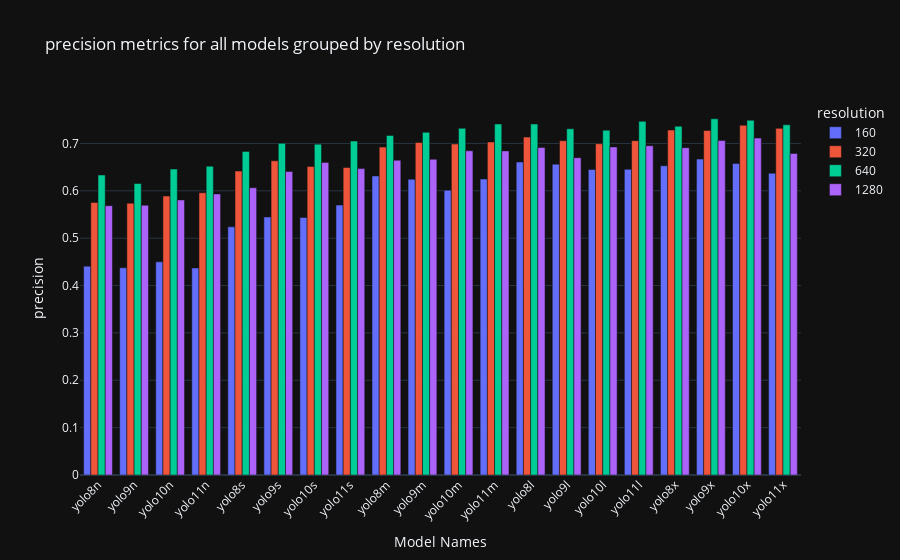
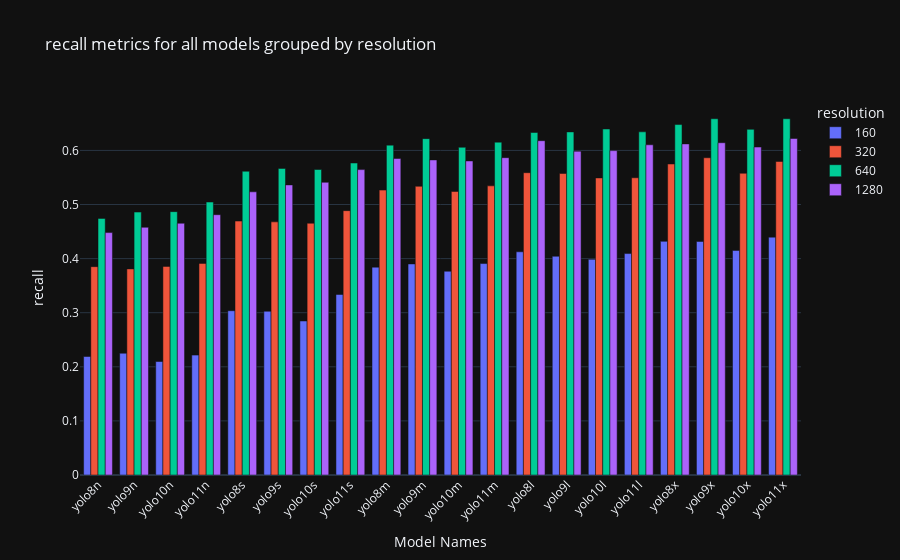
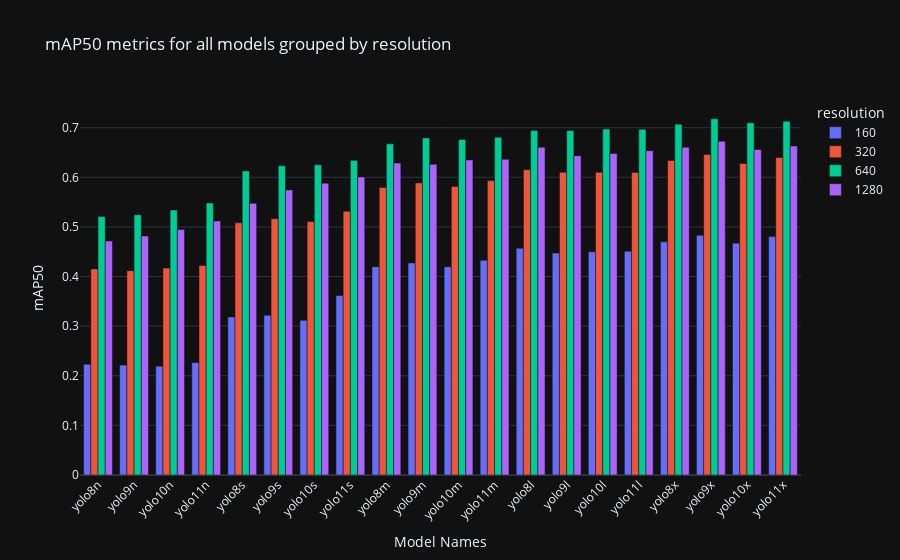
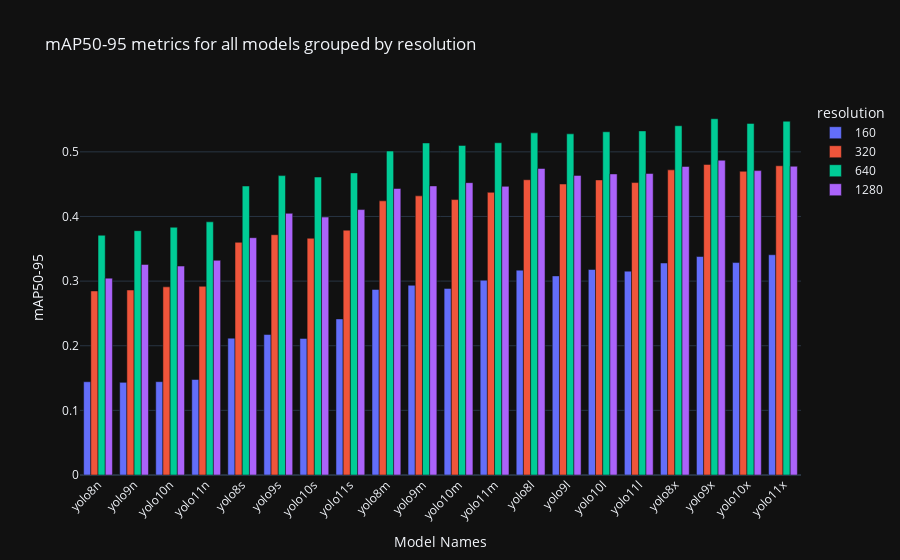

Here is the notebook cell these charts were saved with, in order:
### Code cell
import os
import json
import pandas as pd
import re
import plotly.express as px

# Define the folder containing the JSON files
results_folder = 'results'

# Metrics to be included in the DataFrame
metrics = ["metrics/precision(B)", "metrics/recall(B)", "metrics/mAP50(B)", "metrics/mAP50-95(B)"]

# Initialize a list to hold the rows of the DataFrame
data = []


def unify_model_names(model_name: str) -> str:
    # Make naming conventions consistent across yolo versions
    model_name = model_name.replace("yolov", "yolo")
    model_name = model_name.replace("9t", "9n").replace("9c", "9l").replace("9e",
                                                                            "9x")  # Yolov9 has different model names
    return model_name


def _sort_key_size_version(label: str):
    """
    Sorts model by
        1. model size
        2. yolo version
    """
    label = unify_model_names(label)
    match = re.match(r"yolo(\d+)([nsmxl])", label)
    if match:
        version_number = int(match.group(1))
        variation = match.group(2)
        variation_order = {'n': 1, 's': 2, 'm': 3, 'l': 4, 'x': 5}
        # Sort first by variation, then by version_number
        return 100 * variation_order[variation] + version_number
    else:
        return 0


# Loop through all files in the results folder
for filename in os.listdir(results_folder):
    if filename.endswith('.json'):
        # Extract model name and resolution from the filename
        model_name, resolution = os.path.splitext(filename)[0].split('_')
        unified_model_name = unify_model_names(model_name)

        # Read the JSON file
        with open(os.path.join(results_folder, filename), 'r') as f:
            data_dict = json.load(f)

            # Create a row with model name, resolution, and metrics values
            row = {
                'model_name': unified_model_name,
                'resolution': resolution,
            }
            for metric in metrics:
                row[metric] = data_dict.get(metric, 0)

            data.append(row)

# Create a DataFrame
df = pd.DataFrame(data)

# Define the order for the resolution values
resolution_order = ['160', '320', '640', '1280']
df['resolution'] = pd.Categorical(df['resolution'], categories=resolution_order, ordered=True)

# Sort the DataFrame by model size and version
df['sort_key'] = df['model_name'].apply(_sort_key_size_version)
df = df.sort_values(by=['sort_key', 'resolution']).drop('sort_key', axis=1)

# Plotting with Plotly Express
for metric in metrics:
    fig = px.bar(df, x='model_name', y=metric, color='resolution', barmode='group',
                 title=f'{metric.split("/")[-1].strip("(B)")} metrics for all models grouped by resolution',
                 labels={'model_name': 'Model Names', metric: metric.split('/')[-1].strip('(B)')})

    fig.update_layout(xaxis_tickangle=-45)
    fig.show()

### Figure 1 — Plotly figure (JSON) as saved in the notebook; plotly's stock layout.template omitted (floating-point values rounded to 4 significant figures)
{"data": [{"alignmentgroup": "True", "hovertemplate": "resolution=160<br>Model Names=%{x}<br>precision=%{y}<extra></extra>", "legendgroup": "160", "marker": {"color": "#636efa", "pattern": {"shape": ""}}, "name": "160", "offsetgroup": "160", "orientation": "v", "showlegend": true, "textposition": "auto", "x": ["yolo8n", "yolo9n", "yolo10n", "yolo11n", "yolo8s", "yolo9s", "yolo10s", "yolo11s", "yolo8m", "yolo9m", "yolo10m", "yolo11m", "yolo8l", "yolo9l", "yolo10l", "yolo11l", "yolo8x", "yolo9x", "yolo10x", "yolo11x"], "xaxis": "x", "y": [0.4409, 0.4374, 0.45, 0.4371, 0.5239, 0.5447, 0.5438, 0.5698, 0.6313, 0.6243, 0.6011, 0.6248, 0.6607, 0.6562, 0.6449, 0.6453, 0.6528, 0.6669, 0.6577, 0.637], "yaxis": "y", "type": "bar"}, {"alignmentgroup": "True", "hovertemplate": "resolution=320<br>Model Names=%{x}<br>precision=%{y}<extra></extra>", "legendgroup": "320", "marker": {"color": "#EF553B", "pattern": {"shape": ""}}, "name": "320", "offsetgroup": "320", "orientation": "v", "showlegend": true, "textposition": "auto", "x": ["yolo8n", "yolo9n", "yolo10n", "yolo11n", "yolo8s", "yolo9s", "yolo10s", "yolo11s", "yolo8m", "yolo9m", "yolo10m", "yolo11m", "yolo8l", "yolo9l", "yolo10l", "yolo11l", "yolo8x", "yolo9x", "yolo10x", "yolo11x"], "xaxis": "x", "y": [0.5752, 0.5739, 0.5889, 0.5959, 0.6416, 0.6633, 0.6515, 0.6492, 0.6922, 0.702, 0.6987, 0.7031, 0.7133, 0.7058, 0.6993, 0.7059, 0.7282, 0.7273, 0.7383, 0.7318], "yaxis": "y", "type": "bar"}, {"alignmentgroup": "True", "hovertemplate": "resolution=640<br>Model Names=%{x}<br>precision=%{y}<extra></extra>", "legendgroup": "640", "marker": {"color": "#00cc96", "pattern": {"shape": ""}}, "name": "640", "offsetgroup": "640", "orientation": "v", "showlegend": true, "textposition": "auto", "x": ["yolo8n", "yolo9n", "yolo10n", "yolo11n", "yolo8s", "yolo9s", "yolo10s", "yolo11s", "yolo8m", "yolo9m", "yolo10m", "yolo11m", "yolo8l", "yolo9l", "yolo10l", "yolo11l", "yolo8x", "yolo9x", "yolo10x", "yolo11x"], "xaxis": "x", "y": [0.6334, 0.6154, 0.6459, 0.652, 0.6832, 0.7002, 0.6985, 0.705, 0.7168, 0.7234, 0.7318, 0.741, 0.7411, 0.7309, 0.728, 0.7466, 0.7363, 0.7521, 0.7489, 0.7393], "yaxis": "y", "type": "bar"}, {"alignmentgroup": "True", "hovertemplate": "resolution=1280<br>Model Names=%{x}<br>precision=%{y}<extra></extra>", "legendgroup": "1280", "marker": {"color": "#ab63fa", "pattern": {"shape": ""}}, "name": "1280", "offsetgroup": "1280", "orientation": "v", "showlegend": true, "textposition": "auto", "x": ["yolo8n", "yolo9n", "yolo10n", "yolo11n", "yolo8s", "yolo9s", "yolo10s", "yolo11s", "yolo8m", "yolo9m", "yolo10m", "yolo11m", "yolo8l", "yolo9l", "yolo10l", "yolo11l", "yolo8x", "yolo9x", "yolo10x", "yolo11x"], "xaxis": "x", "y": [0.5686, 0.5695, 0.5807, 0.5934, 0.6065, 0.6408, 0.66, 0.6468, 0.6645, 0.6667, 0.6844, 0.6843, 0.6915, 0.6699, 0.6926, 0.6952, 0.691, 0.7062, 0.7114, 0.6788], "yaxis": "y", "type": "bar"}], "layout": {"xaxis": {"anchor": "y", "domain": [0.0, 1.0], "title": {"text": "Model Names"}, "tickangle": -45}, "yaxis": {"anchor": "x", "domain": [0.0, 1.0], "title": {"text": "precision"}}, "legend": {"title": {"text": "resolution"}, "tracegroupgap": 0}, "title": {"text": "precision metrics for all models grouped by resolution"}, "barmode": "group"}}

### Figure 2 — Plotly figure (JSON) as saved in the notebook; plotly's stock layout.template omitted (floating-point values rounded to 4 significant figures)
{"data": [{"alignmentgroup": "True", "hovertemplate": "resolution=160<br>Model Names=%{x}<br>recall=%{y}<extra></extra>", "legendgroup": "160", "marker": {"color": "#636efa", "pattern": {"shape": ""}}, "name": "160", "offsetgroup": "160", "orientation": "v", "showlegend": true, "textposition": "auto", "x": ["yolo8n", "yolo9n", "yolo10n", "yolo11n", "yolo8s", "yolo9s", "yolo10s", "yolo11s", "yolo8m", "yolo9m", "yolo10m", "yolo11m", "yolo8l", "yolo9l", "yolo10l", "yolo11l", "yolo8x", "yolo9x", "yolo10x", "yolo11x"], "xaxis": "x", "y": [0.219, 0.2251, 0.2098, 0.2217, 0.3037, 0.3026, 0.2847, 0.3337, 0.3842, 0.3902, 0.3767, 0.3908, 0.4126, 0.4043, 0.3987, 0.4093, 0.4319, 0.4317, 0.4152, 0.4397], "yaxis": "y", "type": "bar"}, {"alignmentgroup": "True", "hovertemplate": "resolution=320<br>Model Names=%{x}<br>recall=%{y}<extra></extra>", "legendgroup": "320", "marker": {"color": "#EF553B", "pattern": {"shape": ""}}, "name": "320", "offsetgroup": "320", "orientation": "v", "showlegend": true, "textposition": "auto", "x": ["yolo8n", "yolo9n", "yolo10n", "yolo11n", "yolo8s", "yolo9s", "yolo10s", "yolo11s", "yolo8m", "yolo9m", "yolo10m", "yolo11m", "yolo8l", "yolo9l", "yolo10l", "yolo11l", "yolo8x", "yolo9x", "yolo10x", "yolo11x"], "xaxis": "x", "y": [0.3851, 0.381, 0.3856, 0.3911, 0.4694, 0.4679, 0.4654, 0.4887, 0.5266, 0.5336, 0.5241, 0.5345, 0.5588, 0.5574, 0.5491, 0.5494, 0.5749, 0.5864, 0.5577, 0.5796], "yaxis": "y", "type": "bar"}, {"alignmentgroup": "True", "hovertemplate": "resolution=640<br>Model Names=%{x}<br>recall=%{y}<extra></extra>", "legendgroup": "640", "marker": {"color": "#00cc96", "pattern": {"shape": ""}}, "name": "640", "offsetgroup": "640", "orientation": "v", "showlegend": true, "textposition": "auto", "x": ["yolo8n", "yolo9n", "yolo10n", "yolo11n", "yolo8s", "yolo9s", "yolo10s", "yolo11s", "yolo8m", "yolo9m", "yolo10m", "yolo11m", "yolo8l", "yolo9l", "yolo10l", "yolo11l", "yolo8x", "yolo9x", "yolo10x", "yolo11x"], "xaxis": "x", "y": [0.4743, 0.486, 0.4868, 0.5046, 0.5614, 0.5667, 0.5647, 0.5767, 0.6098, 0.6218, 0.6057, 0.6153, 0.6331, 0.6342, 0.6396, 0.6344, 0.6478, 0.6585, 0.6389, 0.6585], "yaxis": "y", "type": "bar"}, {"alignmentgroup": "True", "hovertemplate": "resolution=1280<br>Model Names=%{x}<br>recall=%{y}<extra></extra>", "legendgroup": "1280", "marker": {"color": "#ab63fa", "pattern": {"shape": ""}}, "name": "1280", "offsetgroup": "1280", "orientation": "v", "showlegend": true, "textposition": "auto", "x": ["yolo8n", "yolo9n", "yolo10n", "yolo11n", "yolo8s", "yolo9s", "yolo10s", "yolo11s", "yolo8m", "yolo9m", "yolo10m", "yolo11m", "yolo8l", "yolo9l", "yolo10l", "yolo11l", "yolo8x", "yolo9x", "yolo10x", "yolo11x"], "xaxis": "x", "y": [0.4481, 0.4579, 0.4654, 0.4812, 0.5235, 0.5362, 0.5411, 0.5645, 0.585, 0.5824, 0.5805, 0.5866, 0.618, 0.5985, 0.5996, 0.6104, 0.612, 0.6142, 0.6062, 0.6221], "yaxis": "y", "type": "bar"}], "layout": {"xaxis": {"anchor": "y", "domain": [0.0, 1.0], "title": {"text": "Model Names"}, "tickangle": -45}, "yaxis": {"anchor": "x", "domain": [0.0, 1.0], "title": {"text": "recall"}}, "legend": {"title": {"text": "resolution"}, "tracegroupgap": 0}, "title": {"text": "recall metrics for all models grouped by resolution"}, "barmode": "group"}}

### Figure 3 — Plotly figure (JSON) as saved in the notebook; plotly's stock layout.template omitted (floating-point values rounded to 4 significant figures)
{"data": [{"alignmentgroup": "True", "hovertemplate": "resolution=160<br>Model Names=%{x}<br>mAP50=%{y}<extra></extra>", "legendgroup": "160", "marker": {"color": "#636efa", "pattern": {"shape": ""}}, "name": "160", "offsetgroup": "160", "orientation": "v", "showlegend": true, "textposition": "auto", "x": ["yolo8n", "yolo9n", "yolo10n", "yolo11n", "yolo8s", "yolo9s", "yolo10s", "yolo11s", "yolo8m", "yolo9m", "yolo10m", "yolo11m", "yolo8l", "yolo9l", "yolo10l", "yolo11l", "yolo8x", "yolo9x", "yolo10x", "yolo11x"], "xaxis": "x", "y": [0.2233, 0.2216, 0.2194, 0.2265, 0.3186, 0.3219, 0.3118, 0.3618, 0.4197, 0.4274, 0.4196, 0.4327, 0.4571, 0.4474, 0.4499, 0.4511, 0.4699, 0.4831, 0.4671, 0.4805], "yaxis": "y", "type": "bar"}, {"alignmentgroup": "True", "hovertemplate": "resolution=320<br>Model Names=%{x}<br>mAP50=%{y}<extra></extra>", "legendgroup": "320", "marker": {"color": "#EF553B", "pattern": {"shape": ""}}, "name": "320", "offsetgroup": "320", "orientation": "v", "showlegend": true, "textposition": "auto", "x": ["yolo8n", "yolo9n", "yolo10n", "yolo11n", "yolo8s", "yolo9s", "yolo10s", "yolo11s", "yolo8m", "yolo9m", "yolo10m", "yolo11m", "yolo8l", "yolo9l", "yolo10l", "yolo11l", "yolo8x", "yolo9x", "yolo10x", "yolo11x"], "xaxis": "x", "y": [0.4153, 0.4119, 0.4171, 0.4223, 0.5082, 0.5165, 0.5107, 0.5318, 0.5796, 0.5887, 0.5815, 0.5935, 0.6153, 0.6101, 0.61, 0.6098, 0.6339, 0.6462, 0.6278, 0.6402], "yaxis": "y", "type": "bar"}, {"alignmentgroup": "True", "hovertemplate": "resolution=640<br>Model Names=%{x}<br>mAP50=%{y}<extra></extra>", "legendgroup": "640", "marker": {"color": "#00cc96", "pattern": {"shape": ""}}, "name": "640", "offsetgroup": "640", "orientation": "v", "showlegend": true, "textposition": "auto", "x": ["yolo8n", "yolo9n", "yolo10n", "yolo11n", "yolo8s", "yolo9s", "yolo10s", "yolo11s", "yolo8m", "yolo9m", "yolo10m", "yolo11m", "yolo8l", "yolo9l", "yolo10l", "yolo11l", "yolo8x", "yolo9x", "yolo10x", "yolo11x"], "xaxis": "x", "y": [0.5209, 0.5245, 0.534, 0.5481, 0.6128, 0.6233, 0.6255, 0.6342, 0.6675, 0.6795, 0.6765, 0.6807, 0.6946, 0.6942, 0.6973, 0.6968, 0.707, 0.718, 0.7098, 0.713], "yaxis": "y", "type": "bar"}, {"alignmentgroup": "True", "hovertemplate": "resolution=1280<br>Model Names=%{x}<br>mAP50=%{y}<extra></extra>", "legendgroup": "1280", "marker": {"color": "#ab63fa", "pattern": {"shape": ""}}, "name": "1280", "offsetgroup": "1280", "orientation": "v", "showlegend": true, "textposition": "auto", "x": ["yolo8n", "yolo9n", "yolo10n", "yolo11n", "yolo8s", "yolo9s", "yolo10s", "yolo11s", "yolo8m", "yolo9m", "yolo10m", "yolo11m", "yolo8l", "yolo9l", "yolo10l", "yolo11l", "yolo8x", "yolo9x", "yolo10x", "yolo11x"], "xaxis": "x", "y": [0.4716, 0.4817, 0.4947, 0.512, 0.5475, 0.5747, 0.5882, 0.6008, 0.6286, 0.6263, 0.6349, 0.6364, 0.6608, 0.6437, 0.6481, 0.6537, 0.6607, 0.6726, 0.6561, 0.6631], "yaxis": "y", "type": "bar"}], "layout": {"xaxis": {"anchor": "y", "domain": [0.0, 1.0], "title": {"text": "Model Names"}, "tickangle": -45}, "yaxis": {"anchor": "x", "domain": [0.0, 1.0], "title": {"text": "mAP50"}}, "legend": {"title": {"text": "resolution"}, "tracegroupgap": 0}, "title": {"text": "mAP50 metrics for all models grouped by resolution"}, "barmode": "group"}}

### Figure 4 — Plotly figure (JSON) as saved in the notebook; plotly's stock layout.template omitted (floating-point values rounded to 4 significant figures)
{"data": [{"alignmentgroup": "True", "hovertemplate": "resolution=160<br>Model Names=%{x}<br>mAP50-95=%{y}<extra></extra>", "legendgroup": "160", "marker": {"color": "#636efa", "pattern": {"shape": ""}}, "name": "160", "offsetgroup": "160", "orientation": "v", "showlegend": true, "textposition": "auto", "x": ["yolo8n", "yolo9n", "yolo10n", "yolo11n", "yolo8s", "yolo9s", "yolo10s", "yolo11s", "yolo8m", "yolo9m", "yolo10m", "yolo11m", "yolo8l", "yolo9l", "yolo10l", "yolo11l", "yolo8x", "yolo9x", "yolo10x", "yolo11x"], "xaxis": "x", "y": [0.1443, 0.1434, 0.1444, 0.1478, 0.2117, 0.2174, 0.2113, 0.2415, 0.2871, 0.2935, 0.2887, 0.3014, 0.317, 0.3081, 0.318, 0.3154, 0.328, 0.338, 0.3287, 0.3408], "yaxis": "y", "type": "bar"}, {"alignmentgroup": "True", "hovertemplate": "resolution=320<br>Model Names=%{x}<br>mAP50-95=%{y}<extra></extra>", "legendgroup": "320", "marker": {"color": "#EF553B", "pattern": {"shape": ""}}, "name": "320", "offsetgroup": "320", "orientation": "v", "showlegend": true, "textposition": "auto", "x": ["yolo8n", "yolo9n", "yolo10n", "yolo11n", "yolo8s", "yolo9s", "yolo10s", "yolo11s", "yolo8m", "yolo9m", "yolo10m", "yolo11m", "yolo8l", "yolo9l", "yolo10l", "yolo11l", "yolo8x", "yolo9x", "yolo10x", "yolo11x"], "xaxis": "x", "y": [0.2848, 0.2862, 0.2911, 0.292, 0.36, 0.3718, 0.3663, 0.3788, 0.4242, 0.4319, 0.4261, 0.4374, 0.4569, 0.4502, 0.4566, 0.4525, 0.4721, 0.4805, 0.4699, 0.4784], "yaxis": "y", "type": "bar"}, {"alignmentgroup": "True", "hovertemplate": "resolution=640<br>Model Names=%{x}<br>mAP50-95=%{y}<extra></extra>", "legendgroup": "640", "marker": {"color": "#00cc96", "pattern": {"shape": ""}}, "name": "640", "offsetgroup": "640", "orientation": "v", "showlegend": true, "textposition": "auto", "x": ["yolo8n", "yolo9n", "yolo10n", "yolo11n", "yolo8s", "yolo9s", "yolo10s", "yolo11s", "yolo8m", "yolo9m", "yolo10m", "yolo11m", "yolo8l", "yolo9l", "yolo10l", "yolo11l", "yolo8x", "yolo9x", "yolo10x", "yolo11x"], "xaxis": "x", "y": [0.371, 0.378, 0.3833, 0.3917, 0.4471, 0.4632, 0.461, 0.4675, 0.5013, 0.5138, 0.5099, 0.5141, 0.5294, 0.5279, 0.5311, 0.5324, 0.5404, 0.5512, 0.544, 0.5474], "yaxis": "y", "type": "bar"}, {"alignmentgroup": "True", "hovertemplate": "resolution=1280<br>Model Names=%{x}<br>mAP50-95=%{y}<extra></extra>", "legendgroup": "1280", "marker": {"color": "#ab63fa", "pattern": {"shape": ""}}, "name": "1280", "offsetgroup": "1280", "orientation": "v", "showlegend": true, "textposition": "auto", "x": ["yolo8n", "yolo9n", "yolo10n", "yolo11n", "yolo8s", "yolo9s", "yolo10s", "yolo11s", "yolo8m", "yolo9m", "yolo10m", "yolo11m", "yolo8l", "yolo9l", "yolo10l", "yolo11l", "yolo8x", "yolo9x", "yolo10x", "yolo11x"], "xaxis": "x", "y": [0.3046, 0.3258, 0.3233, 0.3322, 0.3672, 0.4049, 0.3991, 0.4107, 0.4433, 0.4473, 0.4523, 0.4466, 0.4743, 0.4635, 0.4658, 0.4665, 0.4774, 0.487, 0.471, 0.4777], "yaxis": "y", "type": "bar"}], "layout": {"xaxis": {"anchor": "y", "domain": [0.0, 1.0], "title": {"text": "Model Names"}, "tickangle": -45}, "yaxis": {"anchor": "x", "domain": [0.0, 1.0], "title": {"text": "mAP50-95"}}, "legend": {"title": {"text": "resolution"}, "tracegroupgap": 0}, "title": {"text": "mAP50-95 metrics for all models grouped by resolution"}, "barmode": "group"}}
